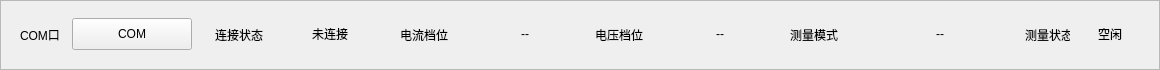
    <widget class="QFrame" name="frameTopStatus">
      <property name="geometry">
        <rect>
          <x>20</x>
          <y>10</y>
          <width>1160</width>
          <height>70</height>
        </rect>
      </property>
      <property name="frameShape">
        <enum>QFrame::StyledPanel</enum>
      </property>
      <widget class="QLabel" name="lblComPort">
        <property name="geometry">
          <rect>
            <x>20</x>
            <y>21</y>
            <width>50</width>
            <height>28</height>
          </rect>
        </property>
        <property name="text">
          <string>COM口</string>
        </property>
        <property name="alignment">
          <set>Qt::AlignLeading|Qt::AlignLeft|Qt::AlignVCenter</set>
        </property>
      </widget>
      <widget class="QToolButton" name="Button_SelCOM">
        <property name="geometry">
          <rect>
            <x>72</x>
            <y>18</y>
            <width>120</width>
            <height>32</height>
          </rect>
        </property>
        <property name="text">
          <string>COM</string>
        </property>
      </widget>
      <widget class="QLabel" name="lblConnectStatusTitle">
        <property name="geometry">
          <rect>
            <x>215</x>
            <y>21</y>
            <width>70</width>
            <height>28</height>
          </rect>
        </property>
        <property name="text">
          <string>连接状态</string>
        </property>
        <property name="alignment">
          <set>Qt::AlignLeading|Qt::AlignLeft|Qt::AlignVCenter</set>
        </property>
      </widget>
      <widget class="QLabel" name="lblConnectStatus">
        <property name="geometry">
          <rect>
            <x>285</x>
            <y>18</y>
            <width>90</width>
            <height>32</height>
          </rect>
        </property>
        <property name="text">
          <string>未连接</string>
        </property>
        <property name="alignment">
          <set>Qt::AlignCenter</set>
        </property>
      </widget>
      <widget class="QLabel" name="lblCurrentRangeTitle">
        <property name="geometry">
          <rect>
            <x>400</x>
            <y>21</y>
            <width>80</width>
            <height>28</height>
          </rect>
        </property>
        <property name="text">
          <string>电流档位</string>
        </property>
        <property name="alignment">
          <set>Qt::AlignLeading|Qt::AlignLeft|Qt::AlignVCenter</set>
        </property>
      </widget>
      <widget class="QLabel" name="lblCurrentRange">
        <property name="geometry">
          <rect>
            <x>480</x>
            <y>18</y>
            <width>90</width>
            <height>32</height>
          </rect>
        </property>
        <property name="text">
          <string>--</string>
        </property>
        <property name="alignment">
          <set>Qt::AlignCenter</set>
        </property>
      </widget>
      <widget class="QLabel" name="lblVoltageRangeTitle">
        <property name="geometry">
          <rect>
            <x>595</x>
            <y>21</y>
            <width>80</width>
            <height>28</height>
          </rect>
        </property>
        <property name="text">
          <string>电压档位</string>
        </property>
        <property name="alignment">
          <set>Qt::AlignLeading|Qt::AlignLeft|Qt::AlignVCenter</set>
        </property>
      </widget>
      <widget class="QLabel" name="lblVoltageRange">
        <property name="geometry">
          <rect>
            <x>675</x>
            <y>18</y>
            <width>90</width>
            <height>32</height>
          </rect>
        </property>
        <property name="text">
          <string>--</string>
        </property>
        <property name="alignment">
          <set>Qt::AlignCenter</set>
        </property>
      </widget>
      <widget class="QLabel" name="lblMeasureModeTitle">
        <property name="geometry">
          <rect>
            <x>790</x>
            <y>21</y>
            <width>80</width>
            <height>28</height>
          </rect>
        </property>
        <property name="text">
          <string>测量模式</string>
        </property>
        <property name="alignment">
          <set>Qt::AlignLeading|Qt::AlignLeft|Qt::AlignVCenter</set>
        </property>
      </widget>
      <widget class="QLabel" name="lblMeasureMode">
        <property name="geometry">
          <rect>
            <x>870</x>
            <y>18</y>
            <width>140</width>
            <height>32</height>
          </rect>
        </property>
        <property name="text">
          <string>--</string>
        </property>
        <property name="alignment">
          <set>Qt::AlignCenter</set>
        </property>
      </widget>
      <widget class="QLabel" name="lblMeasureStateTitle">
        <property name="geometry">
          <rect>
            <x>1025</x>
            <y>21</y>
            <width>45</width>
            <height>28</height>
          </rect>
        </property>
        <property name="text">
          <string>测量状态</string>
        </property>
        <property name="alignment">
          <set>Qt::AlignLeading|Qt::AlignLeft|Qt::AlignVCenter</set>
        </property>
      </widget>
      <widget class="QLabel" name="lblMeasureState">
        <property name="geometry">
          <rect>
            <x>1070</x>
            <y>18</y>
            <width>80</width>
            <height>32</height>
          </rect>
        </property>
        <property name="text">
          <string>空闲</string>
        </property>
        <property name="alignment">
          <set>Qt::AlignCenter</set>
        </property>
      </widget>
    </widget>
